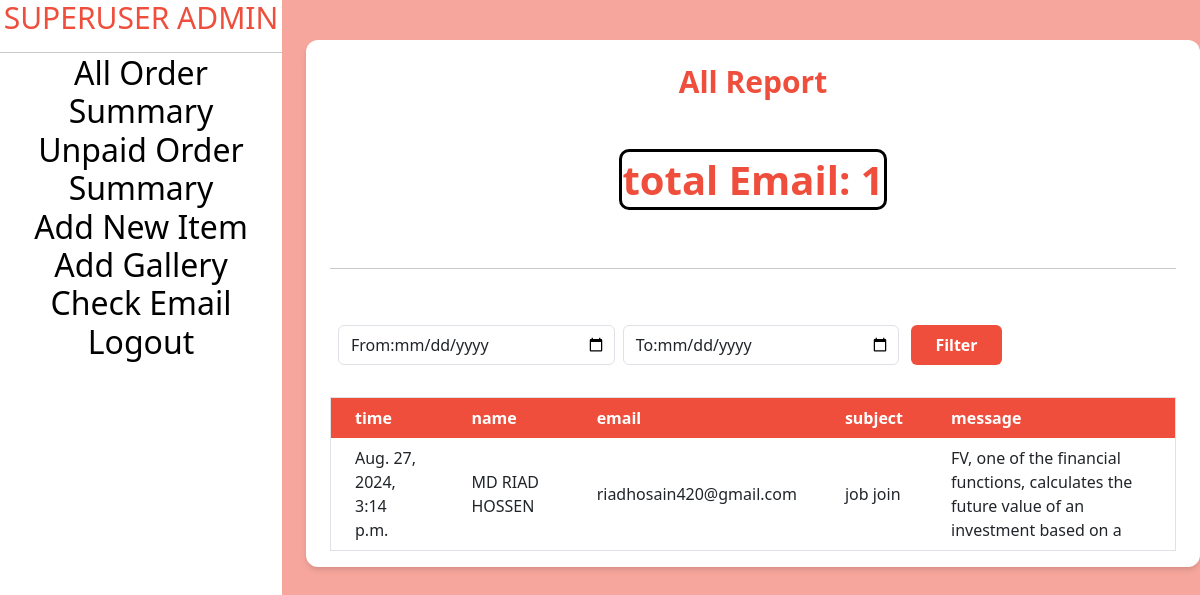
/super-admin/email/ (signed in), run on the app's committed database.
### Email/models.py (models this page shows)
class Email(models.Model):
    name =models.CharField(max_length=100)
    email =models.EmailField(max_length=100)
    subject =models.CharField(max_length=150)
    message =models.TextField()
    time = models.DateTimeField(auto_now_add=True)

### Email/views.py (the view)
# urls.py: path('email/',EmailListView.as_view(),name ='email'),
class EmailListView(ListView):
    model = Email
    template_name = 'email.html'
    context_object_name = 'email_list'
    def get_queryset(self):
        queryset = super().get_queryset()
        start_date_str = self.request.GET.get('start_date')
        end_date_str = self.request.GET.get('end_date')
        if start_date_str and end_date_str:
            start_date = datetime.strptime(start_date_str, '%Y-%m-%d').date()
            end_date = datetime.strptime(end_date_str, '%Y-%m-%d').date()
            queryset = queryset.filter(time__date__gte=start_date, time__date__lte=end_date)
        return queryset

### Email/templates/email.html
{% extends 'base.html' %}
{% load static %}
{% block head_title %}Fast Food{% endblock %} {% block body %}
<div class="my-10 py-3 px-4 bg-white rounded-xl shadow-md">
    <h1 style="color:#ee4e3b" class="font-bold text-3xl text-center pb-5 pt-2">All Report</h1>
    <h1 style="color:#ee4e3b;" class="font-bold  text-center pb-5 "> <strong style="border: solid black; border-radius:10px"> total Email: {{ email_list.count }} </strong></h1>
    <hr/>
    <form method="get" action="{% url 'email' %}">
      <div class="flex justify-center">
        <div
          class="mt-10 pl-3 pr-2 bg-white border rounded-md border-gray-500 flex justify-between items-center relative w-4/12 mx-2"
        >
          <label for="start_date">From:</label>
          <input
            class="appearance-none w-full outline-none focus:outline-none active:outline-none"
            type="date"
            id="start_date"
            name="start_date"
          />
        </div>
        <div
          class="mt-10 pl-3 pr-2 bg-white border rounded-md border-gray-500 flex justify-between items-center relative w-4/12"
        >
          <label for="end_date">To:</label>
          <input
            class="appearance-none w-full outline-none focus:outline-none active:outline-none"
            type="date"
            id="end_date"
            name="end_date"
          />
        </div>
        <div class="mt-10 pl-3 pr-2 flex justify-between items-center relative w-4/12">
          <button
            style="background-color:#ee4e3b;"
            class=" hover:bg-blue-700 text-white font-bold py-2 px-4 rounded focus:outline-none focus:shadow-outline"
            type="submit"
          >
            Filter
          </button>
        </div>
      </div>
    </form>
    <table
      class="table-auto mx-auto w-full px-5 rounded-xl mt-8 border dark:border-neutral-500"
    >
      <thead style="background-color:#ee4e3b;" class=" text-white text-left">
        <tr
          style="background-color:#ee4e3b;"
          class="bg-gradient-to-tr  rounded-md py-2 px-4 text-white font-bold"
        >
          <th class="px-4 py-2">time </th>
          <th class="px-4 py-2">name</th>
          <th class="px-4 py-2">email</th>
          <th class="px-4 py-2">subject</th>
          <th class="px-4 py-2">message</th>
        </tr>
      </thead>
      <tbody>
        {% for email in email_list %}
        <tr>
          <td class="px-4 py-2">{{ email.time }}</td>
          <td class="px-4 py-2">{{ email.name }}</td>
          <td class="px-4 py-2">{{ email.email }}</td>
          <td class="px-4 py-2">{{ email.subject }}</td>
          <td class="px-4 py-2">{{ email.message }}</td>
        </tr>
        {% empty %}
        <tr>
          <td colspan="5" class="px-4 py-2 text-center">No orders found.</td>
        </tr>
        {% endfor %}
      </tbody>
    </table>
  </div>
{% endblock %}

### data on the page
Email: time "Aug. 27, 2024, 3:14 p.m.", name "MD RIAD HOSSEN", email "riadhosain420@gmail.com", subject "job join", message "FV, one of the financial functions, calculates the future value of an investment based on a"

### other printed values
{{ email_list.count }} "1"
